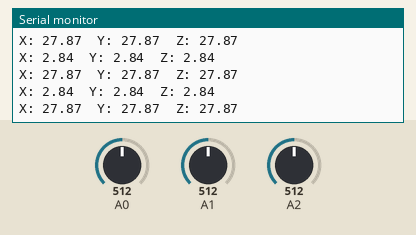
Simulated run of this sketch. Board: Arduino Uno, built with avr-gcc and run on an emulated ATmega328P. Parts: the last lines printed to the serial monitor. Inputs (shaded band) come from the test bench; at power-on: A0 = 512, A1 = 512, A2 = 512.

Above: at 1.2 s.
1.3 s: A0 set to 716
At 1.49 s:
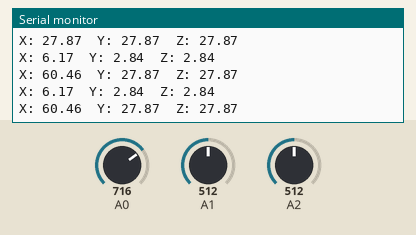
2.8 s: A1 set to 716
At 2.87 s:
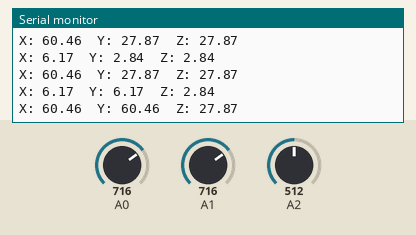
4.3 s: A2 set to 716
At 4.35 s:
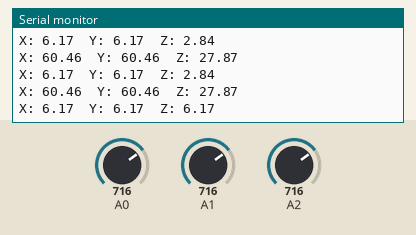
5.8 s: A0 set to 900
At 5.84 s:
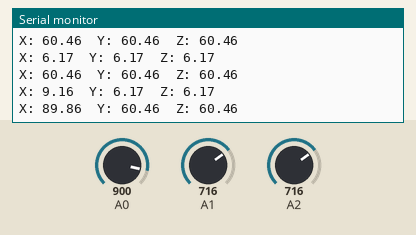
7.3 s: A1 set to 900
At 7.32 s:
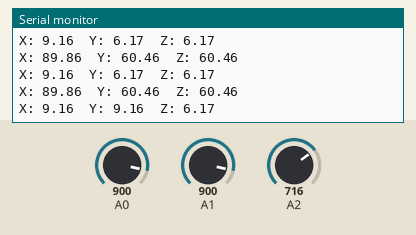
8.8 s: A2 set to 900
At 8.81 s:
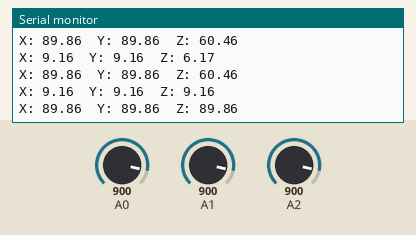
Timing chart, 0 to 11.3 s (numbered marks = the images above; inputs shaded):
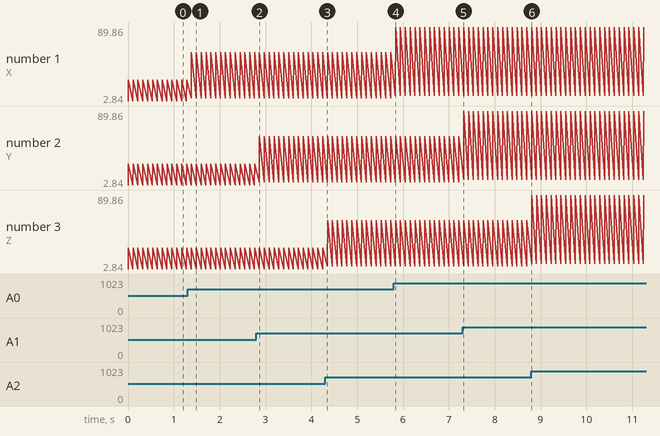

The sketch:

accelerometer.ino
```cpp
#include "main.h"

void setup()
{
  Serial.begin(BAUD_RATE);
}


void loop()
{
  gAccelerationMeasuramentPrint();
  accelerationMeasuramentPrint();
  Serial.println();
  Serial.println();
  delay(100);
}


void gAccelerationMeasuramentPrint(void)
{
  gAccelerationMeasuramentRead();
  Serial.print("X: ");
  Serial.print(xAssG);
  Serial.print("  Y: ");
  Serial.print(yAssG);
  Serial.print("  Z: ");
  Serial.print(zAssG);
  Serial.println();
}


void accelerationMeasuramentPrint(void)
{
  gAccelerationMeasuramentRead();
  Serial.print("X: ");
  Serial.print(xAss);
  Serial.print("  Y: ");
  Serial.print(yAss);
  Serial.print("  Z: ");
  Serial.print(zAss);
  Serial.println();
}


void gAccelerationMeasuramentRead(void)
{
  xAssG = singlAassMeasure(X_ASS);
  yAssG = singlAassMeasure(Y_ASS);
  zAssG = singlAassMeasure(Z_ASS);
  xAss = xAssG * GRAVITY_EARTH;
  yAss = yAssG * GRAVITY_EARTH;
  zAss = zAssG * GRAVITY_EARTH;
}


float singlAassMeasure(int ass)
{
  int assPoint;
  float assRead;
  float assSum = 0.0;

  for (int i = 0; i < ITERATION_POINT; i++)
  {
    assPoint = analogRead(ass);
    assRead = (((float)assPoint) * 5.0) / 1023;
    assSum = assSum + assRead;
  }

  float mediumValue = assSum / ITERATION_POINT;
  float voltageToG = (mediumValue - ZERO_G_REF_VOLTAGE) / SENSOR_SENTITIVITY;
  return voltageToG;
}
```

main.h
```cpp
#ifndef MAIN_H
#define MAIN_H

#define BAUD_RATE 115200

#define X_ASS A0
#define Y_ASS A1
#define Z_ASS A2

#define GRAVITY_EARTH          (9.80665F)       /* Earth's gravity in m/s^2 */
#define ZERO_G_REF_VOLTAGE     (1.65F)
#define SENSOR_SENTITIVITY     (0.300F)
#define ITERATION_POINT        (3.0F)

float xAssG, yAssG, zAssG;
float xAss, yAss, zAss;

void gAccelerationMeasuramentPrint(void);
void accelerationMeasuramentPrint(void);
void gAccelerationMeasuramentRead(void);
float singlAassMeasure(int ass);

#endif
```

Measured:
- after the input at 1.3 s, the serial monitor: prints a new line after 0.08 s (image 1)
- after the input at 2.8 s, the serial monitor: prints a new line after 0.07 s (image 2)
- after the input at 4.3 s, the serial monitor: prints a new line after 0.05 s (image 3)
- after the input at 5.8 s, the serial monitor: prints a new line at once (image 4)
- after the input at 7.3 s, the serial monitor: prints a new line at once (image 5)
- after the input at 8.8 s, the serial monitor: prints a new line at once (image 6)
- plotted number 1: 27.87 → 60.46 after the input at 1.3 s, 60.46 → 89.86 after the input at 5.8 s
